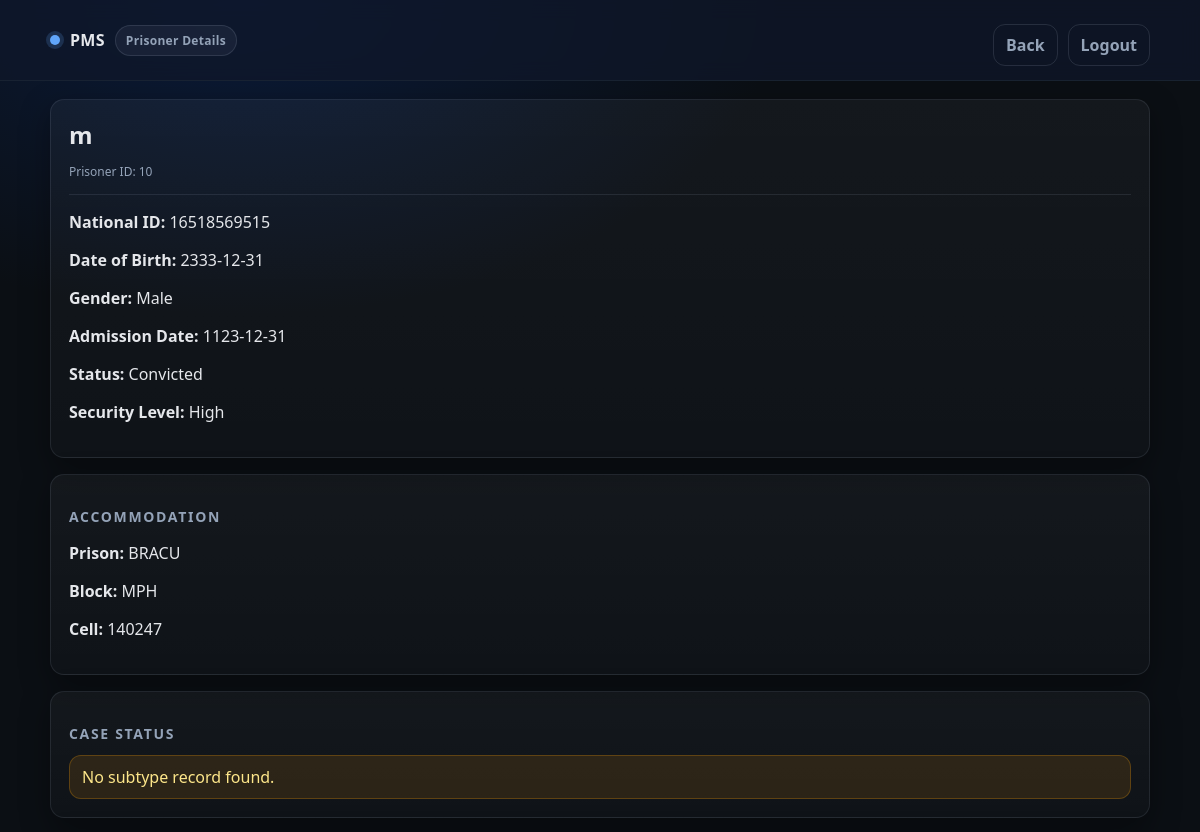
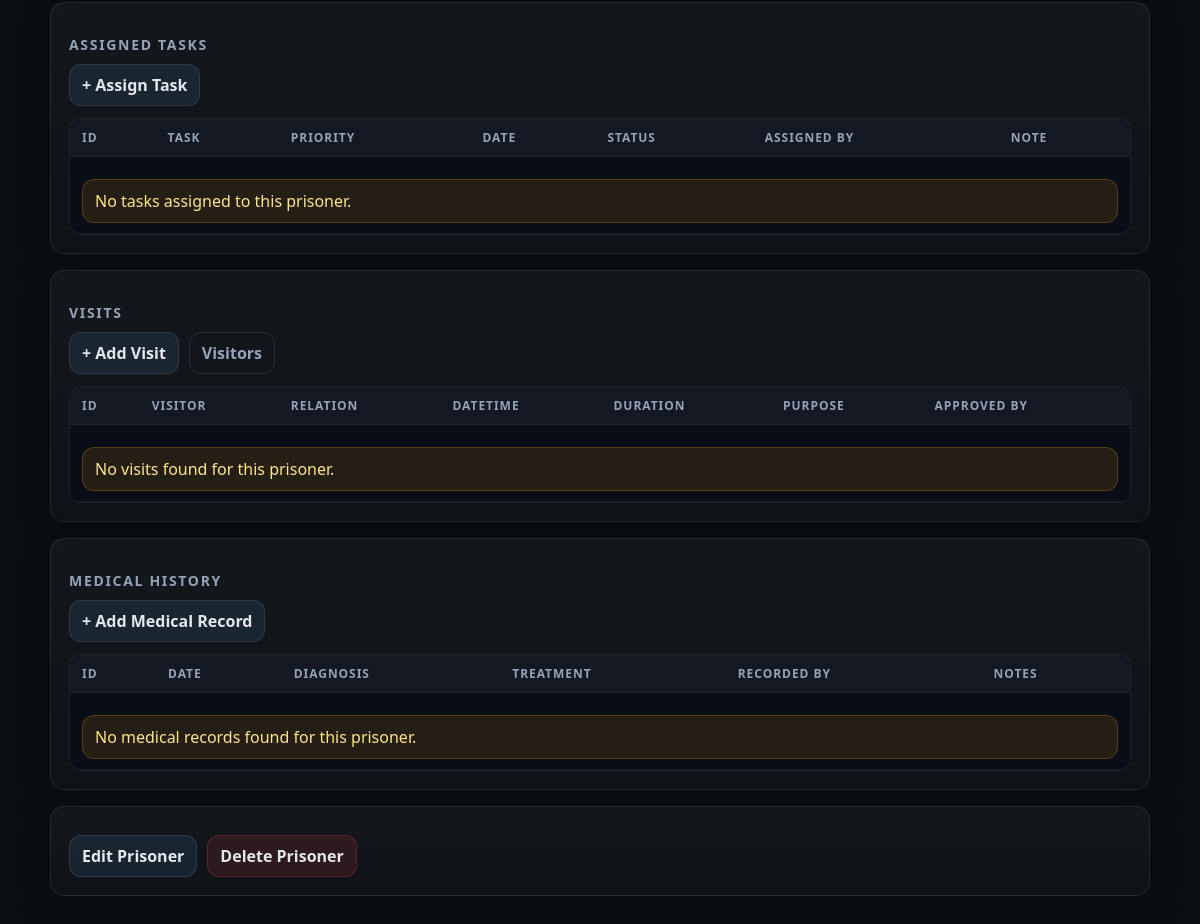
The app's page /prisoners/view.php?id=10 (signed in) with its own data (2 pictures, top to bottom).
### tables this page shows
CREATE TABLE `prisoner` (
  `PrisonerID` int(11) NOT NULL,
  `FullName` varchar(100) NOT NULL,
  `DateOfBirth` date NOT NULL,
  `Gender` varchar(20) NOT NULL,
  `NationalID` varchar(30) NOT NULL,
  `AdmissionDate` date NOT NULL,
  `Status` varchar(30) NOT NULL,
  `SecurityLevel` varchar(30) NOT NULL,
  `CellID` int(11) DEFAULT NULL
);

CREATE TABLE `prison` (
  `PrisonID` int(11) NOT NULL,
  `Name` varchar(100) NOT NULL,
  `Location` varchar(150) NOT NULL,
  `TotalCapacity` int(11) NOT NULL
);

CREATE TABLE `block` (
  `BlockID` int(11) NOT NULL,
  `PrisonID` int(11) NOT NULL,
  `Name` varchar(80) NOT NULL,
  `Type` varchar(30) NOT NULL
);

CREATE TABLE `cell` (
  `CellID` int(11) NOT NULL,
  `BlockID` int(11) NOT NULL,
  `CellNumber` varchar(20) NOT NULL,
  `Capacity` int(11) NOT NULL,
  `SecurityLevel` varchar(30) NOT NULL,
  `Status` varchar(30) NOT NULL
);

### prisoners/view.php (the view, shortened to what this page needs)
<?php
require_once(__DIR__ . "/../config/db.php");
$id = (int)($_GET["id"] ?? 0);
$stmt = $conn->prepare("
  SELECT pr.*,
         c.CellNumber,
         b.Name AS BlockName,
         pz.Name AS PrisonName
  FROM Prisoner pr
  LEFT JOIN Cell c ON c.CellID = pr.CellID
  LEFT JOIN Block b ON b.BlockID = c.BlockID
  LEFT JOIN Prison pz ON pz.PrisonID = b.PrisonID
  WHERE pr.PrisonerID=?
");
$stmt->bind_param("i", $id);
$stmt->execute();
$p = $stmt->get_result()->fetch_assoc();
$q = $conn->prepare("SELECT * FROM UnderTrialPrisoner WHERE PrisonerID=?");
$q->bind_param("i", $id);
$q->execute();
$ut = $q->get_result()->fetch_assoc();
$q = $conn->prepare("SELECT * FROM ConvictedPrisoner WHERE PrisonerID=?");
$q->bind_param("i", $id);
$q->execute();
$cv = $q->get_result()->fetch_assoc();
$tasksStmt = $conn->prepare("
  SELECT pt.AssignmentID, pt.AssignedDate, pt.Status, pt.Note,
         t.Title, t.Priority,
         u.Username AS AssignedBy
  FROM PrisonerTask pt
  JOIN Task t ON t.TaskID = pt.TaskID
  JOIN users u ON u.UserID = pt.AssignedByUserID
  WHERE pt.PrisonerID=?
  ORDER BY pt.AssignmentID DESC
");
$tasksStmt->bind_param("i", $id);
$tasksStmt->execute();
$tasksRes = $tasksStmt->get_result();
$visitsStmt = $conn->prepare("
  SELECT vi.VisitID, vi.VisitDateTime, vi.DurationMinutes, vi.Purpose,
         v.FullName AS VisitorName,
         v.Relation AS RelationToPrisoner,
         u.Username AS ApprovedBy
  FROM Visit vi
  JOIN Visitor v ON v.VisitorID = vi.VisitorID
  JOIN users u ON u.UserID = vi.ApprovedBy
  WHERE vi.PrisonerID=?
  ORDER BY vi.VisitID DESC
");
$visitsStmt->bind_param("i", $id);
$visitsStmt->execute();
$visitsRes = $visitsStmt->get_result();
$medStmt = $conn->prepare("
  SELECT m.RecordID, m.RecordDate, m.Diagnosis, m.Treatment, m.Notes,
         u.Username AS RecordedBy
  FROM MedicalRecord m
  JOIN users u ON u.UserID = m.RecordedByUserID
  WHERE m.PrisonerID=?
  ORDER BY m.RecordID DESC
");
$medStmt->bind_param("i", $id);
$medStmt->execute();
$medRes = $medStmt->get_result();
?>
<!doctype html>
<html lang="en">
<head>
  <link rel="stylesheet" href="../assets/style.css">
</head>
<body>
<div class="nav">
  <div class="row">
    <div class="brand">
      <span class="dot"></span>
      <span>PMS</span>
      <span class="badge">Prisoner Details</span>
    </div>
    <div class="actions">
      <a class="btn btn-ghost" href="list.php">Back</a>
      <a class="btn btn-ghost" href="../auth/logout.php">Logout</a>
    </div>
  </div>
</div>
<div class="container">
  <div class="card">
    <h1><?= htmlspecialchars($p["FullName"]) ?></h1>
    <p class="small">Prisoner ID: <?= (int)$p["PrisonerID"] ?></p>
    <hr>
    <p><b>National ID:</b> <?= htmlspecialchars($p["NationalID"]) ?></p>
    <p><b>Date of Birth:</b> <?= htmlspecialchars($p["DateOfBirth"]) ?></p>
    <p><b>Gender:</b> <?= htmlspecialchars($p["Gender"]) ?></p>
    <p><b>Admission Date:</b> <?= htmlspecialchars($p["AdmissionDate"]) ?></p>
    <p><b>Status:</b> <?= htmlspecialchars($p["Status"]) ?></p>
    <p><b>Security Level:</b> <?= htmlspecialchars($p["SecurityLevel"]) ?></p>
  </div>
  <div class="card">
    <h2>Accommodation</h2>
    <p><b>Prison:</b> <?= htmlspecialchars($p["PrisonName"] ?? "N/A") ?></p>
    <p><b>Block:</b> <?= htmlspecialchars($p["BlockName"] ?? "N/A") ?></p>
    <p><b>Cell:</b> <?= htmlspecialchars($p["CellNumber"] ?? "N/A") ?></p>
  </div>
  <div class="card">
    <h2>Case Status</h2>
    <?php if($ut): ?>
      <p><b>Type:</b> Under Trial</p>
      <p><b>Court:</b> <?= htmlspecialchars($ut["CourtName"]) ?></p>
      <p><b>Next Hearing:</b> <?= htmlspecialchars($ut["NextHearingDate"]) ?></p>
    <?php else: ?>
      <div class="alert">No subtype record found.</div>
    <?php endif; ?>
  </div>
  <div class="card">
    <h2>Assigned Tasks</h2>
    <div class="actions">
      <a class="btn" href="../tasks/assign.php">+ Assign Task</a>
    </div>
    <div class="table-wrap">
      <table class="table">
        <tr>
          <th>ID</th><th>Task</th><th>Priority</th><th>Date</th><th>Status</th><th>Assigned By</th><th>Note</th>
        </tr>
        <?php if($tasksRes && $tasksRes->num_rows>0): ?>
          <?php while($t=$tasksRes->fetch_assoc()): ?>
            <tr>
              <td><?= (int)$t["AssignmentID"] ?></td>
              <td><?= htmlspecialchars($t["Title"]) ?></td>
              <td class="muted"><?= htmlspecialchars($t["Priority"]) ?></td>
              <td class="muted"><?= htmlspecialchars($t["AssignedDate"]) ?></td>
              <td class="muted"><?= htmlspecialchars($t["Status"]) ?></td>
              <td class="muted"><?= htmlspecialchars($t["AssignedBy"]) ?></td>
              <td class="muted"><?= htmlspecialchars($t["Note"] ?? "") ?></td>
            </tr>
          <?php endwhile; ?>
        <?php else: ?>
          <tr><td colspan="7"><div class="alert">No tasks assigned to this prisoner.</div></td></tr>
        <?php endif; ?>
      </table>
    </div>
  </div>
  <div class="card">
    <h2>Visits</h2>
    <div class="actions">
      <a class="btn" href="../visits/add.php">+ Add Visit</a>
      <a class="btn btn-ghost" href="../visitors/list.php">Visitors</a>
    </div>
    <div class="table-wrap">
      <table class="table">
        <tr>
          <th>ID</th><th>Visitor</th><th>Relation</th><th>DateTime</th><th>Duration</th><th>Purpose</th><th>Approved By</th>
        </tr>
        <?php if($visitsRes && $visitsRes->num_rows>0): ?>
          <?php while($v=$visitsRes->fetch_assoc()): ?>
            <tr>
              <td><?= (int)$v["VisitID"] ?></td>
              <td><?= htmlspecialchars($v["VisitorName"]) ?></td>
              <td class="muted"><?= htmlspecialchars($v["RelationToPrisoner"]) ?></td>
              <td class="muted"><?= htmlspecialchars($v["VisitDateTime"]) ?></td>
              <td class="muted"><?= (int)$v["DurationMinutes"] ?> min</td>
              <td class="muted"><?= htmlspecialchars($v["Purpose"]) ?></td>
              <td class="muted"><?= htmlspecialchars($v["ApprovedBy"]) ?></td>
            </tr>
          <?php endwhile; ?>
        <?php else: ?>
          <tr><td colspan="7"><div class="alert">No visits found for this prisoner.</div></td></tr>
        <?php endif; ?>
      </table>
    </div>
  </div>
  <div class="card">
    <h2>Medical History</h2>
    <div class="actions">
      <a class="btn" href="../medical/add.php">+ Add Medical Record</a>
    </div>
    <div class="table-wrap">
      <table class="table">
        <tr>
          <th>ID</th><th>Date</th><th>Diagnosis</th><th>Treatment</th><th>Recorded By</th><th>Notes</th>
        </tr>
        <?php if($medRes && $medRes->num_rows>0): ?>
          <?php while($m=$medRes->fetch_assoc()): ?>
            <tr>
              <td><?= (int)$m["RecordID"] ?></td>
              <td class="muted"><?= htmlspecialchars($m["RecordDate"]) ?></td>
              <td class="muted"><?= htmlspecialchars($m["Diagnosis"]) ?></td>
              <td class="muted"><?= htmlspecialchars($m["Treatment"] ?? "") ?></td>
              <td class="muted"><?= htmlspecialchars($m["RecordedBy"]) ?></td>
              <td class="muted"><?= htmlspecialchars($m["Notes"] ?? "") ?></td>
            </tr>
          <?php endwhile; ?>
        <?php else: ?>
          <tr><td colspan="6"><div class="alert">No medical records found for this prisoner.</div></td></tr>
        <?php endif; ?>
      </table>
    </div>
  </div>
  <div class="card">
    <div class="actions">
      <a class="btn" href="edit.php?id=<?= (int)$p["PrisonerID"] ?>">Edit Prisoner</a>
      <a class="btn btn-danger" href="delete.php?id=<?= (int)$p["PrisonerID"] ?>">Delete Prisoner</a>
    </div>
  </div>
</div>
</body>
</html>

### assets/style.css (style rules this page uses)
:root { --bg:#0b0f14; --panel:#0f172a; --card:#0b1220; --text:#e5e7eb; --muted:#94a3b8; --line:#1f2937; --accent:#60a5fa; --accent2:#22c55e; --danger:#ef4444; --warn:#f59e0b; --radius:14px; --shadow: 0 10px 30px rgba(0,0,0,.35); }
* { box-sizing:border-box }
html,body { height:100% }
body { margin:0; font-family: ui-sans-serif, system-ui, -apple-system, Segoe UI, Roboto, Arial, "Noto Sans", "Helvetica Neue", sans-serif; background: radial-gradient(1200px 700px at 20% 0%, #0b1b3a 0%, var(--bg) 45%) fixed; color:var(--text); }
a { color:var(--accent); text-decoration:none }
.container { width:min(1100px, 92%); margin: 0 auto; padding: 18px 0 40px; }
.nav { position:sticky; top:0; backdrop-filter: blur(10px); background: rgba(15,23,42,.75); border-bottom:1px solid rgba(31,41,55,.7); z-index:10; }
.nav .row { width:min(1100px, 92%); margin:0 auto; padding:14px 0; display:flex; align-items:center; justify-content:space-between; gap:12px; }
.brand { display:flex; align-items:center; gap:10px; font-weight:700; letter-spacing:.3px; }
.brand .dot { width:10px;height:10px;border-radius:999px;background:var(--accent); box-shadow:0 0 0 4px rgba(96,165,250,.18); }
.badge { display:inline-flex; align-items:center; gap:8px; padding:6px 10px; border-radius:999px; font-size:12px; color:var(--muted); background: rgba(148,163,184,.08); border:1px solid rgba(148,163,184,.18); }
.card { background: linear-gradient(180deg, rgba(255,255,255,.04), rgba(255,255,255,.02)); border:1px solid rgba(148,163,184,.14); border-radius: var(--radius); box-shadow: var(--shadow); padding: 18px; }
.card + .card { margin-top:16px; }
h1 { margin:0 0 8px; font-size:24px; letter-spacing:.2px; }
h2 { margin:14px 0 8px; font-size:14px; font-weight:700; color: var(--muted); text-transform: uppercase; letter-spacing: .12em; }
.actions { display:flex;flex-wrap:wrap;gap:10px;margin-top:10px }
.btn { display:inline-flex; align-items:center; justify-content:center; padding:9px 12px; border-radius: 12px; border:1px solid rgba(148,163,184,.18); background: rgba(96,165,250,.10); color: var(--text); font-weight:600; }
.btn-ghost { background: transparent; color: var(--muted); }
.btn-danger { background: rgba(239,68,68,.12); border-color: rgba(239,68,68,.25); }
.table-wrap { margin-top:12px; border-radius: 12px; overflow:hidden; border:1px solid rgba(148,163,184,.14); background: rgba(2,6,23,.4); }
.table { width:100%; border-collapse:collapse; }
.table th, .table td { padding: 10px 12px; border-bottom:1px solid rgba(148,163,184,.10); text-align:left; white-space:nowrap; }
.table th { font-size:12px; color: var(--muted); text-transform: uppercase; letter-spacing: .08em; background: rgba(148,163,184,.06); }
.table td:last-child { white-space:nowrap; }
.alert { margin-top:12px; padding:10px 12px; border-radius:12px; border:1px solid rgba(245,158,11,.25); background: rgba(245,158,11,.12); color: #fde68a; }
.small { font-size:12px;color:var(--muted) }
hr { border:none; border-top:1px solid rgba(148,163,184,.14); margin:14px 0; }

### records on screen
prisoner: FullName "m", PrisonerID "10", NationalID "16518569515", DateOfBirth "2333-12-31", Gender "Male", AdmissionDate "1123-12-31", Status "Convicted", SecurityLevel "High", prison.Name "BRACU", block.Name "MPH", CellID.CellNumber "140247"
